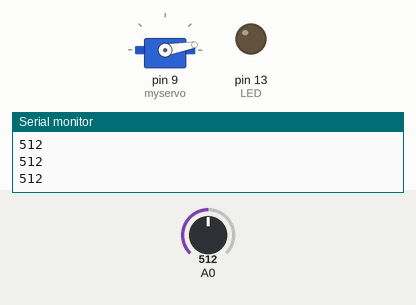
Simulated run of this sketch. Board: Arduino Uno, built with avr-gcc and run on an emulated ATmega328P. Parts: servo, output pins drawn as LEDs (lit = HIGH), the last lines printed to the serial monitor. The inputs (shaded band) are chosen by the test bench; at power-on: A0 = 512.

Above: at 1.2 s.
1.3 s: A0 set to 318
2.8 s: A0 set to 287
At 3.4 s:
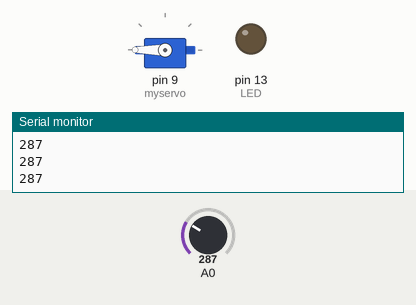
4.3 s: A0 set to 306
At 4.6 s:
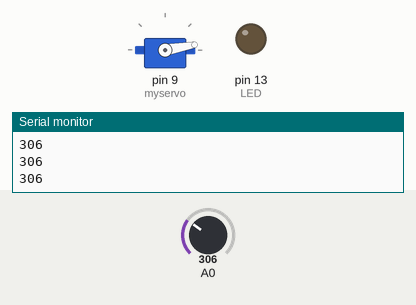
5.8 s: A0 set to 290
At 6.9 s:
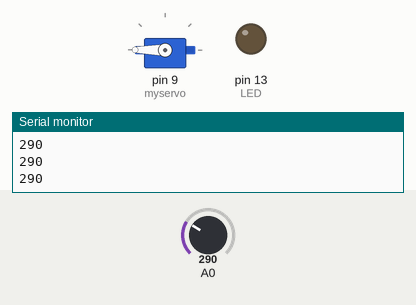
Timing chart, 0 to 8.3 s (numbered marks = the images above; inputs shaded):
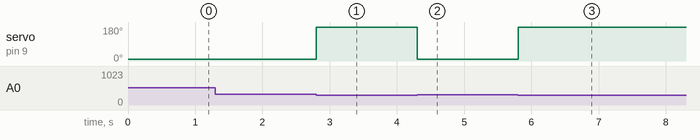

The sketch:

project_9_AmbientWithServo.ino
```cpp
/*
  Ambient Light controlled LED
*/

#include <Servo.h>
Servo myservo;         // create servo object to control a servo
                       // a maximum of eight servo objects can be created
int pos = 0;            // variable to store the servo position

int LED = 13;                     //Led pin
int val = 0;

void setup(){
  myservo.attach(9);  // attaches the servo on pin 9 to the servo object

     pinMode(LED,OUTPUT);
     Serial.begin(9600);
}

void loop(){
     val = analogRead(0);         // read voltage value
     Serial.println(val);
     if(val<300){                // if the value is less than 1000，LED turns off
           myservo.write(180);
     }else{                        // if the value is more than 1000，LED turns on
         myservo.write(10);
     }
     delay(10);
}
```

Measured:
- the behaviour switches between 300 and 299 on A0 (found by bisection; images 0 and 1)
- after the input at 2.8 s, servo on pin 9 (myservo): 10° → 180° at once
- after the input at 4.3 s, servo on pin 9 (myservo): 180° → 10° at once
- after the input at 5.8 s, servo on pin 9 (myservo): 10° → 180° at once
